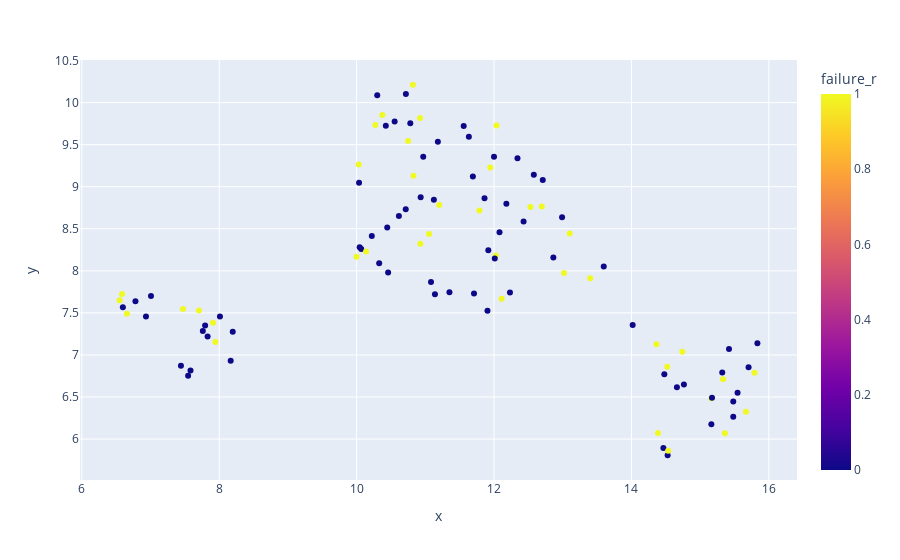

Notebook cell for this chart:
### Code cell
dfs = pd.read_csv('calc_model_fail_dist_raw.csv', header=[0, 1])
dfs.columns = ['type', 'failure_r']+ [i[0]+'_'+i[1] for i in dfs.columns.values][2:]
dfs.set_index(['type', 'failure_r'], inplace=True)


reducer = umap.UMAP(random_state=22)
scaled_dfs = StandardScaler().fit_transform(dfs.iloc[:, 1::1].fillna(0).values)

embedding = reducer.fit_transform(scaled_dfs)

dfu = pd.DataFrame(embedding)
dfu.index = dfs.index
dfu.columns = ['x', 'y']
px.scatter(dfu.reset_index(), x='x', y='y', color='failure_r', hover_name='type')

### Figure 1 — Plotly figure (JSON) as saved in the notebook; plotly's stock layout.template omitted (floating-point values rounded to 4 significant figures)
{"data": [{"hovertemplate": "<b>%{hovertext}</b><br><br>x=%{x}<br>y=%{y}<br>failure_r=%{marker.color}<extra></extra>", "hovertext": ["DT01ACA300", "DT01ACA300", "HD154UI", "HDS5C3030ALA630", "HDS5C3030ALA630", "HDS5C3030BLE630", "HDS5C4040ALE630", "HDS5C4040ALE630", "HDS722020ALA330", "HDS722020ALA330", "HDS723020BLA642", "HDS723030ALA640", "HDS723030ALA640", "HDS723030BLE640", "HDS724040ALE640", "HDT725025VLA380", "HMS5C4040ALE640", "HMS5C4040ALE640", "HMS5C4040BLE640", "HMS5C4040BLE640", "HN", "HN", "HUH728080ALE600", "MD04ABA400V", "MD04ABA500V", "MD04ABA500V", "MQ01ABF050", "ST2000VN000", "ST250LT007", "ST250LT007", "ST31500341AS", "ST31500541AS", "ST3160316AS", "ST3160316AS", "ST3160318AS", "ST3160318AS", "ST320LT007", "ST320LT007", "ST3500320AS", "ST4000DM000", "ST4000DM000", "ST4000DX000", "ST4000DX000", "ST4000DX002", "ST6000DX000", "ST6000DX000", "ST8000DM002", "ST8000DM002", "ST9250315AS", "ST9250315AS", "ST9320325AS", "ST9320325AS", "WD1001FALS", "WD10EACS", "WD10EACS", "WD10EADS", "WD10EADS", "WD10EADX", "WD10EALS", "WD10EARS", "WD10EARX", "WD15EARS", "WD1600AAJB", "WD1600AAJB", "WD1600AAJS", "WD1600AAJS", "WD1600BPVT", "WD1600BPVT", "WD20EFRX", "WD20EFRX", "WD2500AAJB", "WD2500AAJS", "WD2500BEVT", "WD2500BPVT", "WD30EFRX", "WD30EFRX", "WD3200AAJB", "WD3200AAJB", "WD3200AAJS", "WD3200AAKS", "WD3200BEKT", "WD3200BEKT", "WD3200BEKX", "WD3200BEKX", "WD3200LPVX", "WD40EFRX", "WD40EFRX", "WD5000BPKT", "WD5000LPVX", "WD5000LPVX", "WD5002ABYS", "WD5002ABYS", "WD5003ABYX", "WD60EFRX", "WD60EFRX", "WD800AAJB", "WD800AAJB", "WD800AAJS", "WD800AAJS", "WD800BB", "WD800BB", "WD800JB", "WD800JB", "WD800JD", "WD800JD", "WD800LB", "WD800LB"], "legendgroup": "", "marker": {"color": [0, 1, 0, 0, 1, 0, 0, 1, 0, 1, 0, 0, 1, 0, 0, 0, 0, 1, 0, 1, 0, 1, 0, 0, 0, 1, 0, 0, 0, 1, 0, 0, 0, 1, 0, 1, 0, 1, 0, 0, 1, 0, 1, 0, 0, 1, 0, 1, 0, 1, 0, 1, 0, 0, 1, 0, 1, 0, 0, 0, 0, 0, 0, 1, 0, 1, 0, 1, 0, 1, 0, 0, 0, 0, 0, 1, 0, 1, 0, 0, 0, 1, 0, 1, 0, 0, 1, 0, 0, 1, 0, 1, 0, 0, 1, 0, 1, 0, 1, 0, 1, 0, 1, 0, 1, 0, 1], "coloraxis": "coloraxis", "symbol": "circle"}, "mode": "markers", "name": "", "orientation": "v", "showlegend": false, "type": "scatter", "x": [8.167, 6.658, 12.99, 6.78, 6.586, 7.761, 7.582, 7.704, 6.597, 6.55, 7.006, 6.934, 7.944, 7.795, 8.01, 7.831, 7.443, 7.472, 7.547, 7.91, 11.12, 11.2, 8.197, 11.69, 12.0, 11.95, 11.86, 14.48, 14.47, 14.39, 15.16, 15.32, 15.54, 15.36, 15.48, 15.16, 14.53, 14.54, 14.02, 15.83, 15.79, 15.71, 15.67, 15.17, 15.42, 15.33, 15.48, 14.74, 14.66, 14.52, 14.76, 14.37, 12.58, 10.97, 13.1, 10.04, 10.03, 10.46, 12.71, 11.08, 12.43, 12.18, 10.72, 10.82, 10.3, 10.75, 11.14, 12.03, 10.22, 10.93, 12.34, 11.18, 12.01, 11.35, 10.04, 9.998, 11.56, 12.04, 11.63, 12.23, 11.9, 12.11, 10.93, 11.05, 11.92, 10.33, 12.7, 11.71, 10.71, 10.83, 10.62, 12.53, 10.45, 10.07, 10.14, 10.42, 10.27, 12.08, 11.79, 10.55, 10.37, 10.78, 10.92, 13.6, 13.4, 12.86, 13.02], "xaxis": "x", "y": [6.931, 7.488, 8.637, 7.64, 7.725, 7.284, 6.816, 7.527, 7.568, 7.649, 7.702, 7.456, 7.153, 7.351, 7.457, 7.218, 6.87, 7.546, 6.753, 7.384, 8.846, 8.783, 7.275, 9.122, 9.355, 9.227, 8.863, 6.77, 5.894, 6.071, 6.177, 6.79, 6.551, 6.069, 6.265, 6.485, 5.808, 5.861, 7.356, 7.138, 6.79, 6.854, 6.323, 6.491, 7.071, 6.712, 6.447, 7.038, 6.617, 6.86, 6.649, 7.127, 9.142, 9.355, 8.445, 9.046, 9.265, 7.979, 9.079, 7.867, 8.587, 8.798, 10.1, 10.21, 10.09, 9.544, 7.721, 8.183, 8.414, 8.321, 9.337, 9.534, 8.147, 7.746, 8.28, 8.168, 9.722, 9.729, 9.594, 7.742, 7.526, 7.667, 8.875, 8.438, 8.244, 8.091, 8.764, 7.729, 8.731, 9.131, 8.652, 8.76, 8.514, 8.26, 8.231, 9.726, 9.734, 8.459, 8.718, 9.776, 9.853, 9.754, 9.816, 8.05, 7.913, 8.159, 7.974], "yaxis": "y"}], "layout": {"coloraxis": {"colorbar": {"title": {"text": "failure_r"}}, "colorscale": [[0, "#0d0887"], [0.1111, "#46039f"], [0.2222, "#7201a8"], [0.3333, "#9c179e"], [0.4444, "#bd3786"], [0.5556, "#d8576b"], [0.6667, "#ed7953"], [0.7778, "#fb9f3a"], [0.8889, "#fdca26"], [1, "#f0f921"]]}, "legend": {"tracegroupgap": 0}, "margin": {"t": 60}, "xaxis": {"anchor": "y", "domain": [0, 1], "title": {"text": "x"}}, "yaxis": {"anchor": "x", "domain": [0, 1], "title": {"text": "y"}}}}
